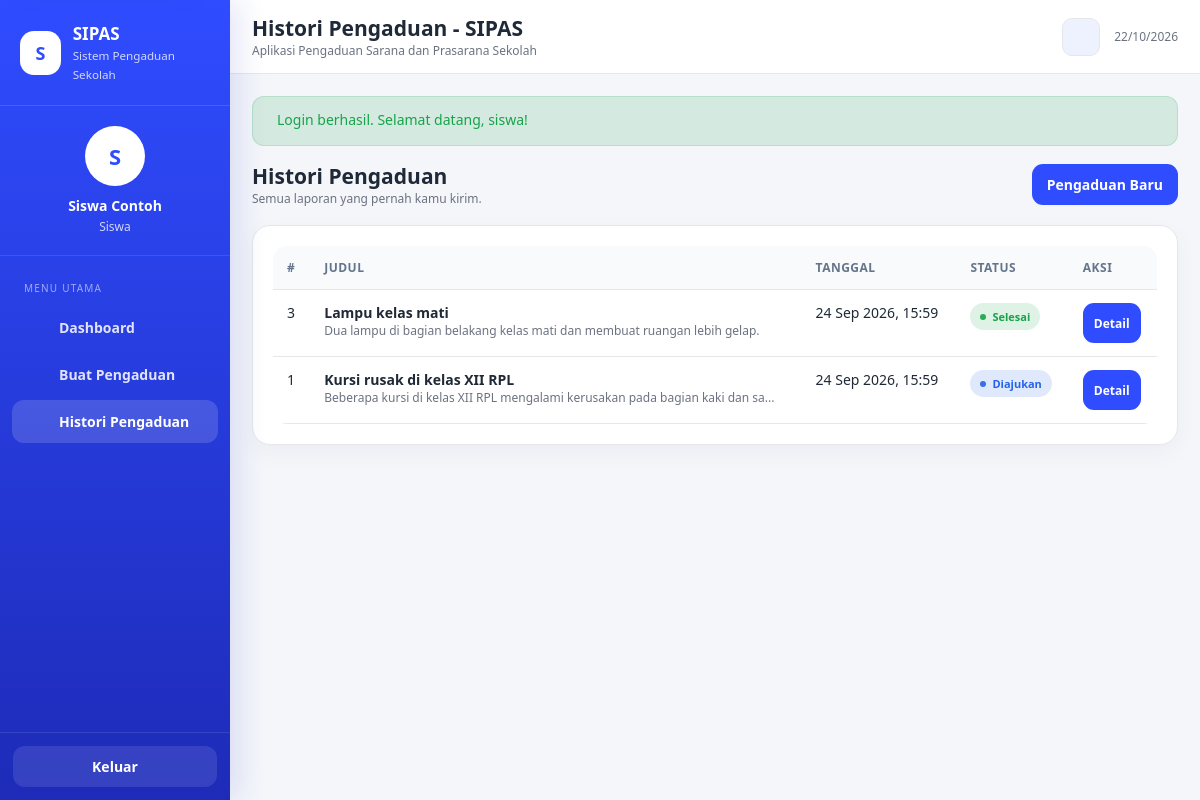
Page /index.php?page=histori (signed in) on the committed database.
### tables this page shows
CREATE TABLE `pengaduan` (
  `id_pengaduan` int(10) UNSIGNED NOT NULL,
  `id_siswa` int(10) UNSIGNED NOT NULL,
  `judul_pengaduan` varchar(150) NOT NULL,
  `isi_pengaduan` text NOT NULL,
  `tanggal_pengaduan` datetime NOT NULL DEFAULT current_timestamp(),
  `status` enum('Diajukan','Diproses','Selesai','Ditolak') NOT NULL DEFAULT 'Diajukan'
);

### controllers/PengaduanController.php (called while the page is built, shortened)
<?php
class PengaduanController
{
    private $pengaduan;
    public function __construct($db)
    {
        $this->pengaduan = new PengaduanModel($db);
    }
    public function history() {
        view('siswa/histori', ['histori'=>$this->pengaduan->findBySiswa((int) $_SESSION['id_siswa'])]);
    }
}

### models/PengaduanModel.php (called while the page is built, shortened)
<?php
class PengaduanModel
{
    private $db;
    public function __construct($db)
    {
        $this->db = $db;
    }
    public function findBySiswa($idSiswa) {
        $stmt = $this->db->prepare('SELECT p.* FROM pengaduan p WHERE p.id_siswa = ? ORDER BY p.tanggal_pengaduan DESC, p.id_pengaduan DESC');
        $stmt->execute([$idSiswa]);
        return $stmt->fetchAll();
    }
}

### views/siswa/histori.php (the view)
<?php
$title='Histori Pengaduan - SIPAS'; $menu='histori'; require __DIR__ . '/../layout/header.php'; ?>
<div class="page-actions">
    <div><h2>Histori Pengaduan</h2><div class="small muted">Semua laporan yang pernah kamu kirim.</div></div>
    <a class="btn btn-primary" href="index.php?page=kirim-pengaduan"><?= uiIcon('plus') ?><span>Pengaduan Baru</span></a>
</div>
<div class="card">
    <div class="card-body">
        <?php if (empty($histori)): ?>
            <div class="empty-state">
                <div class="empty-state-icon"><?= uiIcon('history') ?></div>
                <h3>Belum ada pengaduan</h3>
                <p>Belum ada laporan yang tercatat di akunmu.</p>
                <a class="btn btn-primary" href="index.php?page=kirim-pengaduan"><?= uiIcon('plus') ?><span>Buat Pengaduan</span></a>
            </div>
        <?php else: ?>
            <div class="table-wrap">
                <table class="table">
                    <thead><tr><th>#</th><th>Judul</th><th>Tanggal</th><th>Status</th><th>Aksi</th></tr></thead>
                    <tbody>
                    <?php   foreach($histori as $item): ?>
                        <tr>
                            <td><?= (int)$item['id_pengaduan'] ?></td>
                            <td><strong><?= e($item['judul_pengaduan']) ?></strong><div class="small muted"><?= e(excerpt($item['isi_pengaduan'], 75)) ?></div></td>
                            <td><?= e(formatTanggal($item['tanggal_pengaduan'])) ?></td>
                            <td><?= statusBadge($item['status']) ?></td>
                            <td><a class="btn btn-primary btn-sm" href="index.php?page=siswa-detail&id=<?= (int)$item['id_pengaduan'] ?>">Detail</a></td>
                        </tr>
                    <?php endforeach; ?>
                    </tbody>
                </table>
            </div>
        <?php endif; ?>
    </div>
</div>
<?php require __DIR__ . '/../layout/footer.php'; ?>

### helpers.php (shortened to what this page needs)
<?php
function e($value) {
    return htmlspecialchars((string) $value, ENT_QUOTES | ENT_SUBSTITUTE, 'UTF-8');
}
function textLength($text) {
    $text = (string) $text;
    if (function_exists('mb_strlen')) return mb_strlen($text, 'UTF-8');
    $n = preg_match_all('/./us', $text, $m);
    return $n === false ? strlen($text) : $n;
}
function excerpt($text, $length) {
    $text = (string) $text;
    $length = (int) $length;
    if (textLength($text) <= $length) return $text;
    if (function_exists('mb_substr')) {
        return mb_substr($text, 0, $length, 'UTF-8') . '...';
    }
    return substr($text, 0, $length) . '...';
}
function formatTanggal($tanggal) {
    $ts = strtotime($tanggal);
    $bulan = [1=>'Jan','Feb','Mar','Apr','Mei','Jun','Jul','Agu','Sep','Okt','Nov','Des'];
    return date('d', $ts) . ' ' . $bulan[(int) date('n', $ts)] . ' ' . date('Y, H:i', $ts);
}
function statusBadge($status) {
    $map = [
        'Diajukan' => 'badge-info',
        'Diproses' => 'badge-warning',
        'Selesai' => 'badge-success',
        'Ditolak' => 'badge-danger',
    ];
    $class = isset($map[$status]) ? $map[$status] : 'badge-muted';
    return '<span class="badge ' . e($class) . '" role="status"><span class="badge-dot" aria-hidden="true"></span>' . e($status) . '</span>';
}
function view($file, $data = []) {
    extract($data);
    require __DIR__ . '/views/' . $file . '.php';
}

### assets/style.css (style rules this page uses)
:root { --primary: #2f4cff; --primary-dark: #1e2bb8; --bg: #f4f6fa; --card: #fff; --card-alt: #f8fafc; --text: #1f2937; --muted: #6b7280; --border: #e5e7eb; --success: #16a34a; --warning: #f59e0b; --danger: #dc2626; --info: #2563eb; --input-bg: #fff; --input-border: #d7dce5; --shadow-card: rgba(15, 23, 42, .04); --shadow-row: rgba(15, 23, 42, .035); --sidebar-grad-1: #2f4cff; --sidebar-grad-2: #1e2bb8; --sidebar-shadow: rgba(30, 43, 184, .13); --chip-bg: #eef2ff; --btn-secondary-bg: #eef2f7; --btn-secondary-text: #334155; --table-th-bg: #f8fafc; --table-th-text: #64748b; --timeline-line: #dbe2ff; --timeline-dot-ring: #e9edff; --auth-bg-1: #ffffff; --auth-bg-2: #f4f6fa; --auth-hero-1: #f8fafc; --auth-hero-2: #eef2ff; --backdrop: rgba(15, 23, 42, .38); }
* { box-sizing: border-box; }
html { height: 100%; }
html, body { margin: 0; padding: 0; font-family: "Segoe UI", Tahoma, Arial, sans-serif; background: var(--bg); color: var(--text); font-size: 14px; min-height: 100%; overflow-x: hidden; transition: background-color .2s ease, color .2s ease; }
body { -webkit-text-size-adjust: 100%; min-height: 100dvh; padding-top: env( safe-area-inset-top, 0px ); padding-bottom: env( safe-area-inset-bottom, 0px ); }
a { text-decoration: none; color: inherit; }
.card { background: var(--card); border: 1px solid var(--border); border-radius: 18px; box-shadow: 0 8px 24px var(--shadow-card); }
.card-body { padding: 20px; }
.btn { border: 0; border-radius: 11px; padding: 11px 15px; display: inline-flex; align-items: center; justify-content: center; gap: 8px; font-weight: 700; cursor: pointer; }
.btn-primary { background: var(--primary); color: #fff; }
.btn-sm { padding: 8px 11px; font-size: 12px; }
.table-wrap { width: 100%; overflow-x: auto; overflow-y: hidden; -webkit-overflow-scrolling: touch; border-radius: 14px; }
.table { width: 100%; border-collapse: collapse; min-width: 700px; }
.table td, .table th { word-break: normal; }
.table th, .table td { padding: 13px 14px; border-bottom: 1px solid var(--border); vertical-align: top; text-align: left; }
.table th { font-size: 12px; text-transform: uppercase; letter-spacing: .04em; color: var(--table-th-text); background: var(--table-th-bg); }
.badge { display: inline-flex; align-items: center; padding: 6px 10px; border-radius: 999px; font-size: 11px; font-weight: 800; }
.badge-info { background: rgba(37,99,235,.14); color: var(--info); }
.badge-success { background: rgba(22,163,74,.14); color: var(--success); }
.page-actions { display: flex; justify-content: space-between; align-items: center; gap: 12px; margin-bottom: 18px; }
.muted { color: var(--muted); }
.small { font-size: 12px; }
button, a, input, textarea, select { -webkit-tap-highlight-color: transparent; }
.btn { min-height: 40px; transition: background-color .2s ease, color .2s ease, transform .2s ease, box-shadow .2s ease, opacity .2s ease; }
.page-actions h2, .page-actions h3, .section-heading h2, .section-title h3, .section-title-simple { margin: 0; }
.badge-dot { width: 6px; height: 6px; border-radius: 50%; background: currentColor; opacity: .9; margin-right: 6px; }

### rows in the picture
pengaduan: id_pengaduan "3", judul_pengaduan "Lampu kelas mati", isi_pengaduan "Dua lampu di bagian belakang kelas mati dan membuat ruangan lebih gelap.", tanggal_pengaduan "24 Sep 2026, 15:59", status "Selesai"
pengaduan: id_pengaduan "1", judul_pengaduan "Kursi rusak di kelas XII RPL", isi_pengaduan "Beberapa kursi di kelas XII RPL mengalami kerusakan pada bagian kaki dan sa...", tanggal_pengaduan "24 Sep 2026, 15:59", status "Diajukan"

### other values in the picture
substr($name, 0, 1) "S"
$name "Siswa Contoh"
$title "Histori Pengaduan - SIPAS"
$flash['message'] "Login berhasil. Selamat datang, siswa!"
